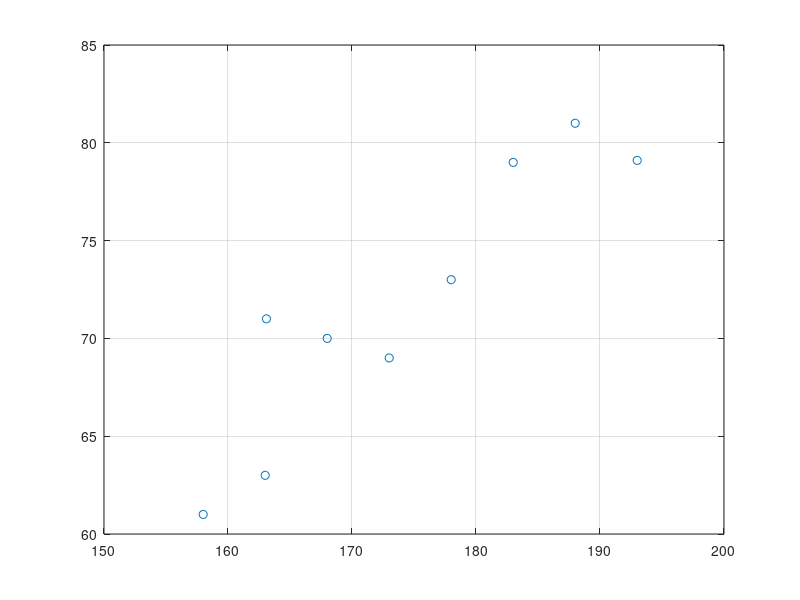

This figure's MATLAB source: (Note: this script raises an error after producing the figure.)
function [result] = P3Q3()
clc, clear all;
%Altura
x = [ 183 173 168 188 158 163 193 163.1 178 ];
%Peso
y = [ 79 69 70 81 61 63 79.1 71 73 ];
format bank;
plot(x,y,'o');
hold on, grid on;
Uxy = MinimosQ(x,y);
Uyx = MinimosQ(y,x);
plot(x,Uxy,'-m');
hold on;
Cxy = PNewton(x,Uxy,175)
Dxy = PNewton(Uxy,x,80)
Cyx = PNewton(Uyx,y,175)
Dyx = PNewton(y,Uyx,80)
title("Diagrama de Dispersao");
xlabel("Altura (cm)");
ylabel("Peso (kg)");
legend({"Pessoa", "U = b1+b2*x"}, "location", "east");
legend show;
%A dispersãpo dos pontos se mostrou forte pela proximidade dos pontos
%O Gráfico de Dispersão demonstrou uma correlação positiva, com uma aglomeração crescente ou seja, quanto mais alto mais pesado
endfunction